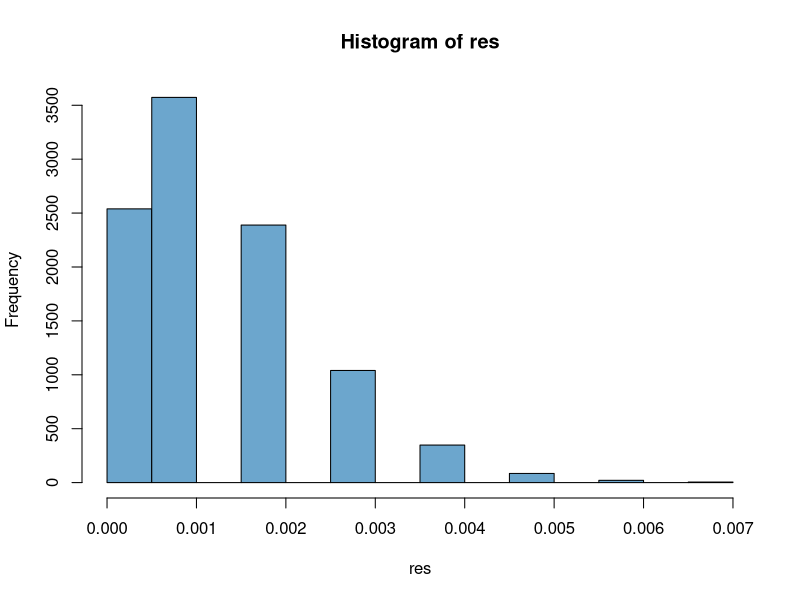
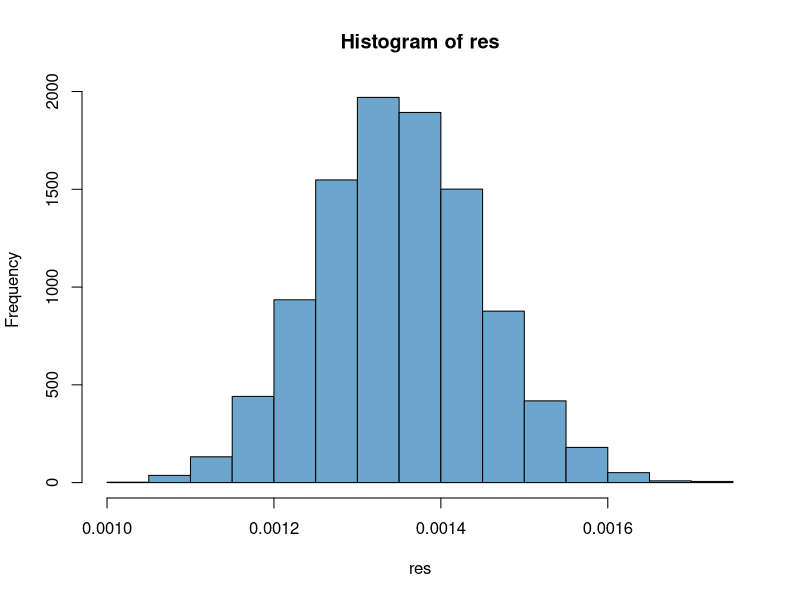

R code for these plots, in order:
## ---- chunk 1
res <- c()
iter <- 10000

for (i in 1:iter){
  N <- 1000
  samples <- rnorm(N)
  res <- c(res, mean(samples > 3))
}

hist(res, col='skyblue3')
print(paste("means:", mean(res), sep=" "))
print(paste("variances:", var(res), sep=" "))
## ---- chunk 2
res <- c()
iter <- 10000

for (i in 1:iter){
  N <- 1000
  samples <- rnorm(N, mean=4, sd=1)
  f <- dnorm(samples)
  g <- dnorm(samples, mean=4, sd=1)
  h <- samples > 3
  res <- c(res, mean(f*h/g))
}

hist(res, col='skyblue3')
print(paste("means:", mean(res), sep=" "))
print(paste("variances:", var(res), sep=" "))
